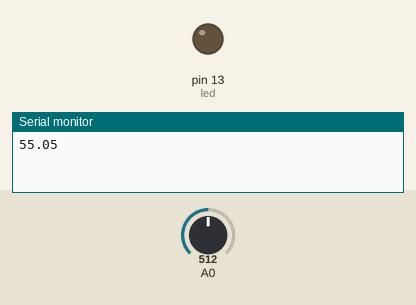
Recording of a sketch running on a simulated Arduino Uno, built with avr-gcc and run on an emulated ATmega328P. Parts: output pins drawn as LEDs (lit = HIGH), the last lines printed to the serial monitor. Inputs (shaded band) come from the test bench; at power-on: A0 = 512.

Above: at 0.1 s.
At 0.6 s:
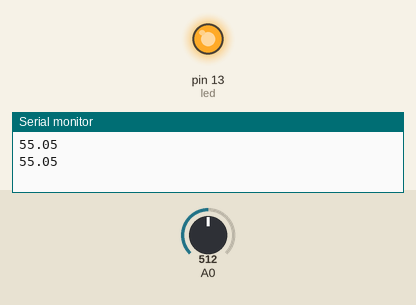
Timing chart, 0 to 2.1 s (numbered marks = the images above):
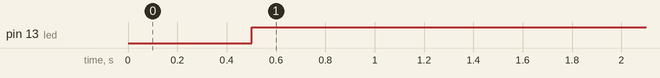

The sketch:

MPAL-Lab-05.ino
```cpp
float temp;
int reading;
const int led = 13;

void setup()
{
    pinMode(led, OUTPUT);
    Serial.begin(9600);
    analogReference(INTERNAL);
}

void loop()
{
    reading = analogRead(A0);
    temp = (reading * 110.0) / 1023;
    Serial.println(temp);
    delay(500);
    if (temp > 29)
    {
        digitalWrite(led, HIGH);
    }
}
```

Measured:
- by itself, pin 13 (led): LOW → HIGH at 0.50 s
